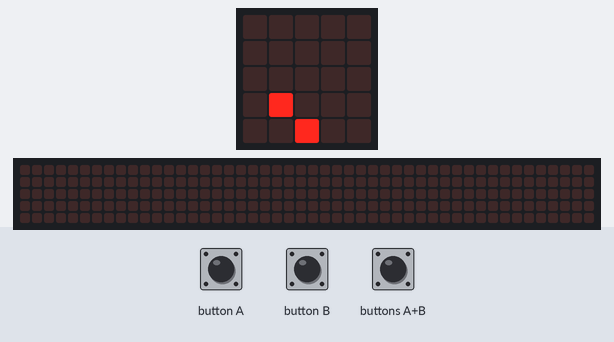
A program run on a simulated BBC micro:bit (MakeCode). Shown: the board's 5×5 LED display, a strip that is not on the board, showing the scrolling text unrolled. The inputs (shaded band) are chosen by the test bench. A reset restarts the program; random numbers come from a fixed seed; the 48×5 strip is a reading aid, not a part: it shows the text the display is scrolling, unrolled, one strip-width of it at a time.

Above: at 1.2 s.
1.3 s: buttons A+B pressed for 0.15 s
At 1.5 s:
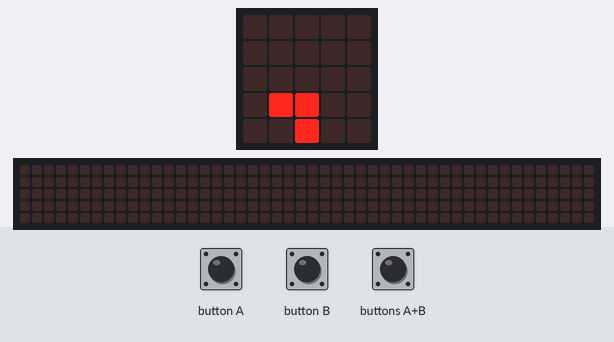
At 11.8 s:
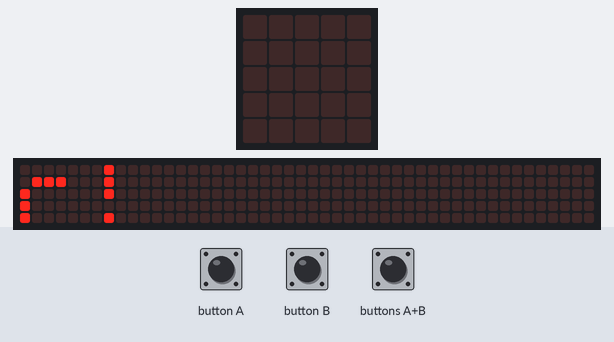

Measured:
- what the display in image 2 shows lasts 0.8 s, from 11.2 s to 12.0 s

The program:

main.ts
```typescript
input.onButtonPressed(Button.A, function () {
    ship.move(-1)
})
input.onButtonPressed(Button.AB, function () {
    projectile = game.createSprite(ship.get(LedSpriteProperty.X), ship.get(LedSpriteProperty.Y))
    for (let index = 0; index < 4; index++) {
        projectile.change(LedSpriteProperty.Y, -1)
        basic.pause(100)
        if (projectile.isTouching(invader)) {
            score += 1
            invader.delete()
            projectile.delete()
            invader = game.createSprite(randint(0, 4), 0)
        }
    }
    projectile.delete()
})
input.onButtonPressed(Button.B, function () {
    ship.move(1)
})
let score = 0
let projectile: game.LedSprite = null
let ship: game.LedSprite = null
let invader: game.LedSprite = null
invader = game.createSprite(randint(0, 4), 0)
ship = game.createSprite(2, 4)
basic.forever(function () {
    invader.change(LedSpriteProperty.Y, 1)
    basic.pause(500)
    if (invader.get(LedSpriteProperty.Y) == 4) {
        basic.showString("Game Over!")
        basic.showNumber(score)
        control.reset()
    }
})
```

test.ts
```typescript
// aquí va el archivo "tests"; esto no se compilará cuando este paquete se utilice como una extensión.
```
